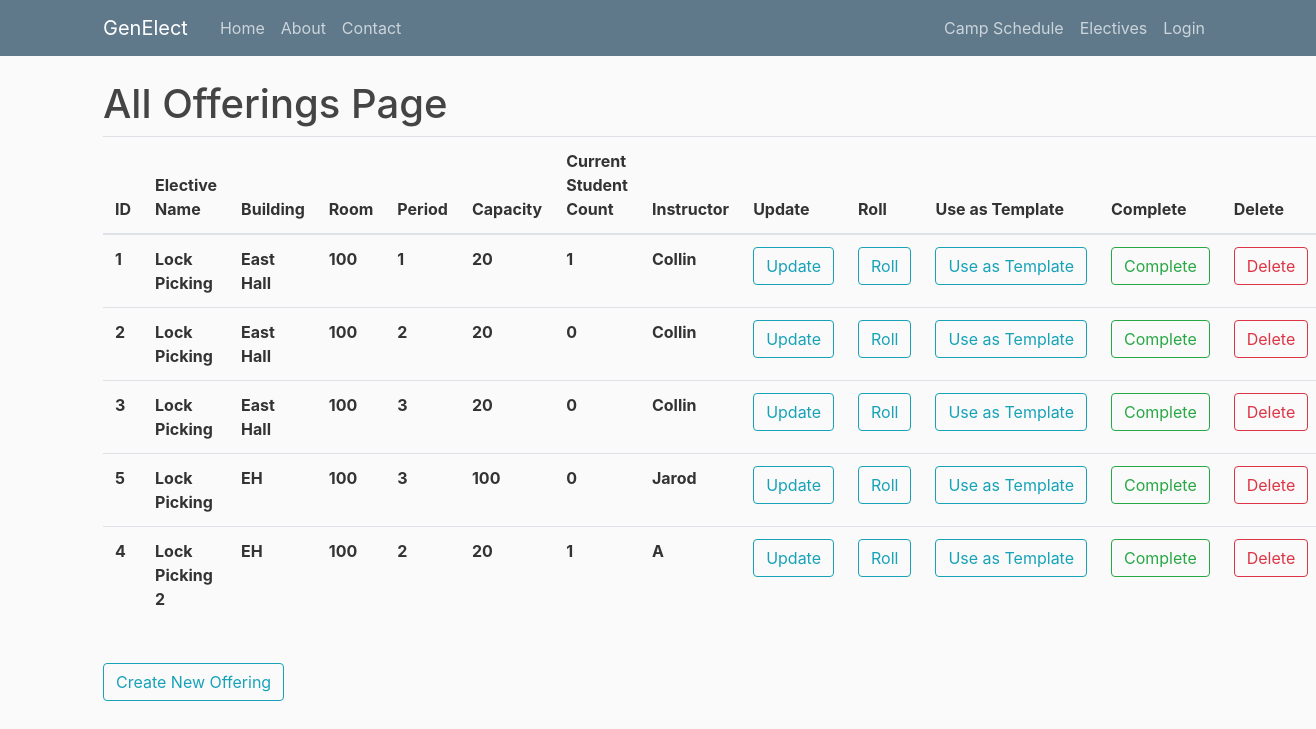
Page /allofferings on the earlier database version.
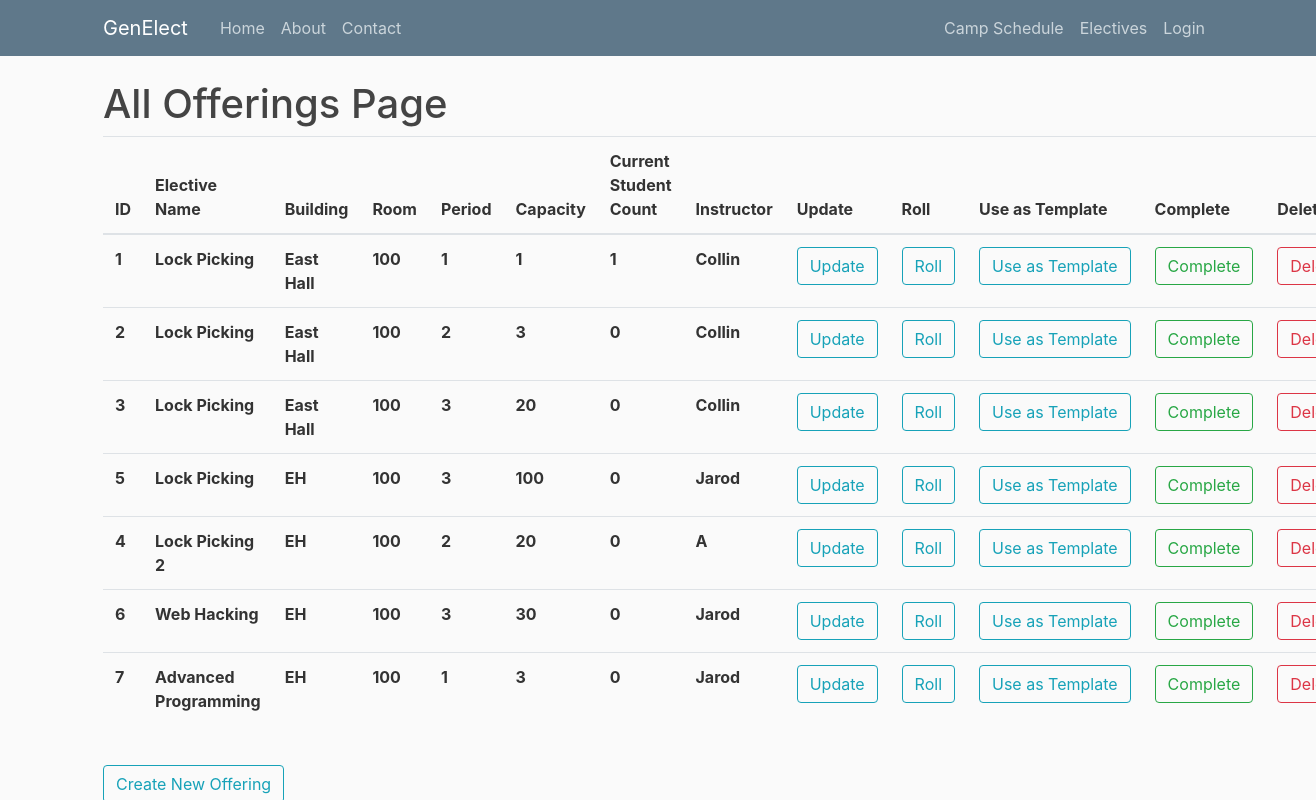
Same page on the later database version.
### genElect/models.py (models this page shows)
class Base(db.Model):
    __abstract__ = True
    id = db.Column(db.Integer, primary_key=True, autoincrement=True)
    date_created = db.Column(db.DateTime, default=db.func.current_timestamp())
    date_modified = db.Column(db.DateTime, default=db.func.current_timestamp(),
            onupdate=db.func.current_timestamp())

class Offerings(Base):
    __tablename__ = 'offerings'
    day = db.Column(db.Date)
    period_start = db.Column(db.Integer)
    period_length = db.Column(db.Integer)
    building = db.Column(db.String(100))
    room = db.Column(db.String(100))
    instructor = db.Column(db.String(100))
    current_count = db.Column(db.Integer)
    capacity = db.Column(db.Integer)
    elective_id = db.Column(db.Integer, db.ForeignKey('electives.id'), nullable=False)
    registrations = db.relationship('Registrations', backref='offering', lazy=True)

class Electives(Base):
    __tablename__ = 'electives'
    name = db.Column(db.String(100))
    description = db.Column(db.String(500))
    prerequisites = db.relationship('Prerequisites', backref='elective', lazy=True)
    offerings = db.relationship('Offerings', backref='elective', lazy=True)
    completed_users = db.relationship('Completions', backref='elective', lazy=True)
    can_retake = db.Column(db.Boolean)

### genElect/__init__.py (the view)
@app.route("/allofferings")
def allofferings():
    offerings = Offerings.query.order_by(Offerings.elective_id).all()
    return render_template('allofferings.html', offerings=offerings, title="Offerings")

### genElect/templates/allofferings.html
{% extends "layout.html" %}
{% block content %}
    <h1>All Offerings Page</h1>
	<table class="table">
	  <thead>
	    <tr>
	      <th scope="col">ID</th>
	      <th scope="col">Elective Name</th>
	      <th scope="col">Building</th>
	      <th scope="col">Room</th>
	      <th scope="col">Period</th>
	      <th scope="col">Capacity</th>
	      <th scope="col">Current Student Count</th>
	      <th scope="col">Instructor</th>
	      <th scope="col">Update</th>
	      <th scope="col">Roll</th>
	      <th scope="col">Use as Template</th>
	      <th scope="col">Complete</th>
	      <th scope="col">Delete</th>
	    </tr>
	  </thead>
	  <tbody>
	  	{% for offering in offerings %}
	    <tr>
	      <th scope="row">{{offering.id}}</th>
	      <th scope="row">{{offering.elective.name}}</th>
	      <th scope="row">{{offering.building}}</th>
	      <th scope="row">{{offering.room}}</th>
	      <th scope="row">{{offering.period_start}}</th>
	      <th scope="row">{{offering.capacity}}</th>
	      <th scope="row">{{offering.current_count}}</th>
	      <th scope="row">{{offering.instructor}}</th>
	      <th scope="row"><button type="button" onclick="window.location.href = '/editoffering/{{offering.id}}'" class="btn btn-outline-info">Update</button></th>
	      <th scope="row"><button type="button" onclick="window.location.href = '/roll/{{offering.id}}'" class="btn btn-outline-info">Roll</button></th>
	      <th scope="row"><button type="button" onclick="window.location.href = '/createoffering?offering_template_id={{offering.id}}'" class="btn btn-outline-info">Use as Template</button></th>
	      <th scope="row"><button type="button" onclick="window.location.href = '/complete/{{offering.id}}'" class="btn btn-outline-success">Complete</button></th>
	      <th scope="row"><button type="button" onclick="window.location.href = '/deleteoffering/{{offering.id}}'" class="btn btn-outline-danger">Delete</button></th>
	    </tr>
	    {% endfor %}
	  </tbody>
	</table>
    <br>
    <button type="button" onclick="window.location.href = '/createoffering'" class="btn btn-outline-info">Create New Offering</button>
{% endblock content %}

### genElect/templates/layout.html (shortened to what this page needs)
<!DOCTYPE html>
<html>
<head>
    <link rel="stylesheet" href="https://maxcdn.bootstrapcdn.com/bootstrap/4.0.0/css/bootstrap.min.css">
    <link rel="stylesheet" type="text/css" href="{{ url_for('static', filename='main.css') }}">
</head>
<body>
    <header class="site-header">
      <nav class="navbar navbar-expand-md navbar-dark bg-steel fixed-top">
        <div class="container">
          <a class="navbar-brand mr-4" href="/">GenElect</a>
          <div class="collapse navbar-collapse" id="navbarToggle">
            <div class="navbar-nav mr-auto">
              {% if not current_user.is_authenticated or current_user.role != "admin" %}
                <a class="nav-item nav-link" href="{{ url_for('index') }}">Home</a>
                <a class="nav-item nav-link" href="{{ url_for('about') }}">About</a>
                <a class="nav-item nav-link" href="{{ url_for('contact') }}">Contact</a>
              {% endif %}
            </div>
            <div class="navbar-nav">
              {% if current_user.is_authenticated %}
                {% if current_user.role == "admin" %}
                  <a class="nav-item nav-link" href="{{ url_for('admin') }}">Admin</a>
                  <a class="nav-item nav-link" href="{{ url_for('allusers') }}">Users</a>
                  <a class="nav-item nav-link" href="{{ url_for('allnotifications') }}">Notifications</a>
                  <a class="nav-item nav-link" href="{{ url_for('allelectives') }}">Electives</a>
                  <a class="nav-item nav-link" href="{{ url_for('allofferings') }}">Offerings</a>
                {% endif %}
                {% if current_user.role == "instructor" %}
                  <a class="nav-item nav-link" href="{{ url_for('allelectives') }}">Electives</a>
                  <a class="nav-item nav-link" href="{{ url_for('allofferings') }}">Offerings</a>
                {% endif %}
                {% if current_user.role == "student" %}
                  <a class="nav-item nav-link" href="/campschedule">Camp Schedule</a>
                  <a class="nav-item nav-link" href="/electives">Electives</a>
                  <a class="nav-item nav-link" href="/schedule">My Schedule</a>
                  <a class="nav-item nav-link" href="{{ url_for('account') }}">Account</a>
                {% endif %}
                <a class="nav-item nav-link" href="{{ url_for('logout') }}">Logout</a>
              {% else %}
                <a class="nav-item nav-link" href="/campschedule">Camp Schedule</a>
                <a class="nav-item nav-link" href="/electives">Electives</a>
                <a class="nav-item nav-link" href="{{ url_for('login') }}">Login</a>
              {% endif %}
            </div>
          </div>
        </div>
      </nav>
    </header>
    <main role="main" class="container">
      <div class="row">
        <div class="col-md-12">
          {% block content %}{% endblock %}
        </div>
      </div>
    </main>
</body>
</html>

### genElect/static/main.css (style rules this page uses)
body { background: #fafafa; color: #333333; margin-top: 5rem; }
h1, h2, h3, h4, h5, h6 { color: #444444; }
.bg-steel { background-color: #5f788a; }
.site-header .navbar-nav .nav-link { color: #cbd5db; }

Differences in the rows shown:
changed Offerings id 1: capacity "20" → "1"
changed Offerings id 2: capacity "20" → "3"
changed Offerings "Lock Picking 2": current_count "1" → "0"
added Offerings: id "6", elective.name "Web Hacking", building "EH", room "100", period_start "3", capacity "30", current_count "0", instructor "Jarod"
added Offerings: id "7", elective.name "Advanced Programming", building "EH", room "100", period_start "1", capacity "3", current_count "0", instructor "Jarod"
